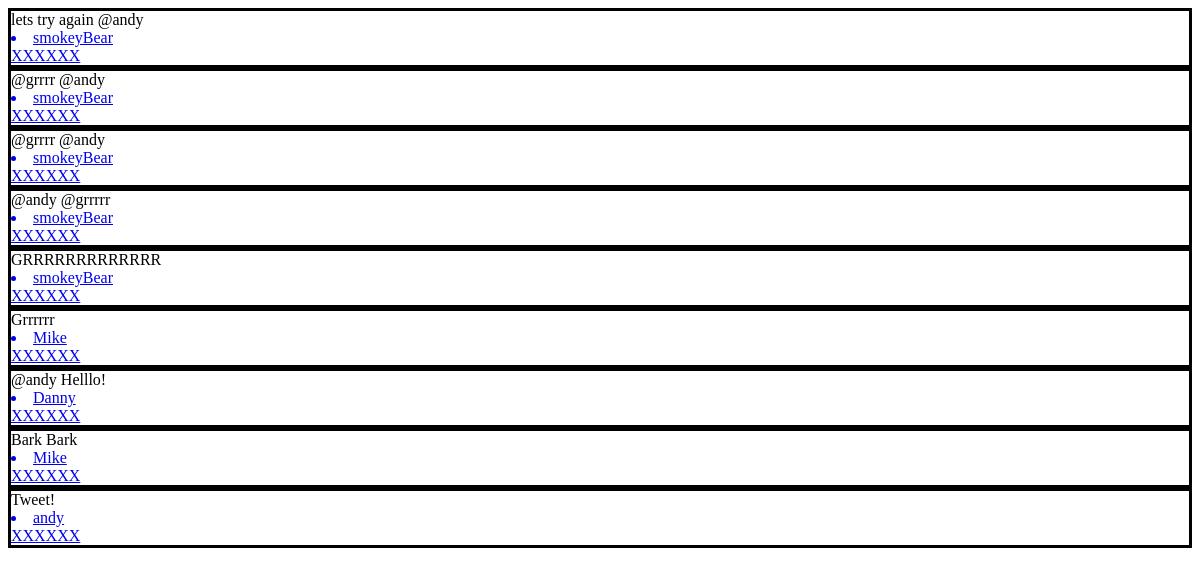
The page /all_tweets/ on the database as committed earlier.
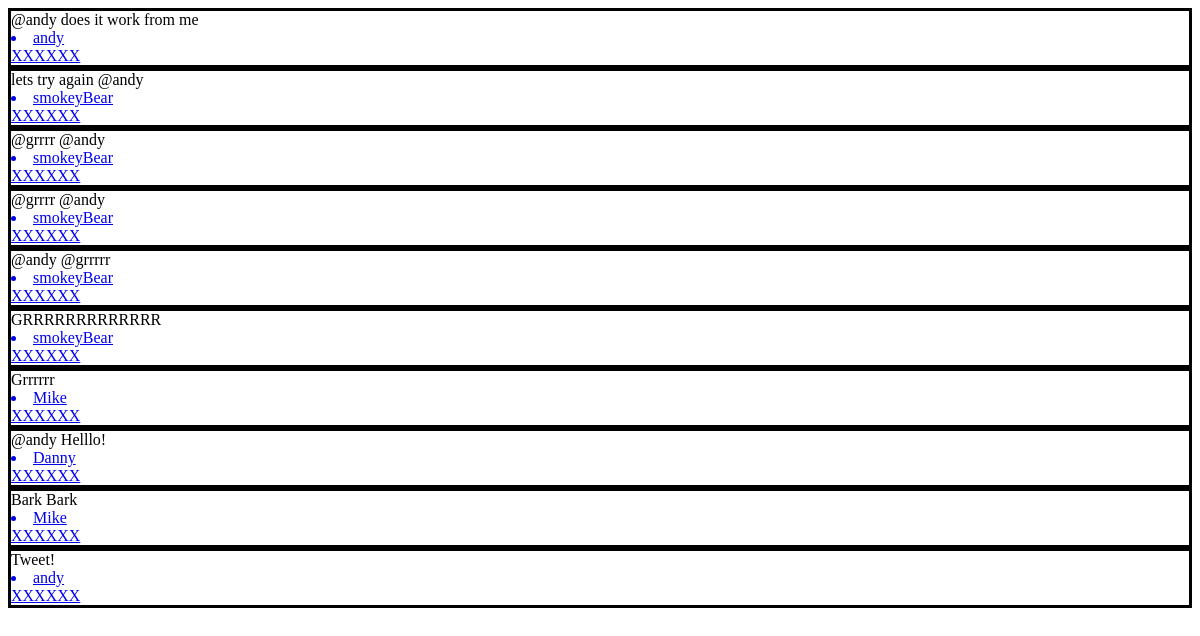
The same page on the database as committed later.
### tweet/models.py (models this page shows, shortened)
class Tweet(models.Model):
    body = models.TextField(max_length=140)
    time_stamp = models.DateTimeField(default=timezone.now)
    author = models.ForeignKey(CustomUser, on_delete=models.CASCADE)

### twitteruser/models.py (models this page shows)
class CustomUser(AbstractUser):
    bio = models.TextField(max_length=240, null=True, blank=True)
    age = models.IntegerField(null=True, blank=True)
    location = models.TextField(max_length=180, null=True, blank=True)
    birthday = models.DateField(null=True, blank=True)
    following = models.ManyToManyField("self", related_name='following')
    def __str__(self):
        return self.username

### tweet/views.py (the view)
# urls.py: path('all_tweets/', tweetviews.all_view, name='all'),
def all_view(request):
    all_tweets = Tweet.objects.all().order_by('-time_stamp')
    return render(request, "all_tweets.html", {"all_tweets": all_tweets})

### templates/all_tweets.html
{% for tweet in all_tweets %}
<div style="border:solid black">
{{tweet.body}}
<a href="/following/{{tweet.author.id}}"><li>{{tweet.author}}</li></a>
<a href="unfollow/{{tweet.author.id}}">XXXXXX</a>
</div>
{% endfor %}

Rows that differ between the two databases and show on the page:
added Tweet: body "@andy does it work from me", author "andy"
